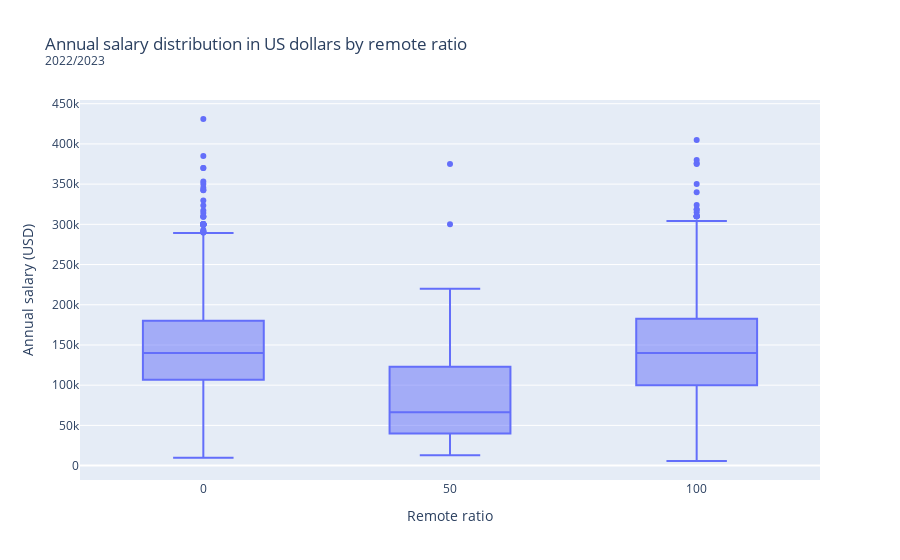

Source (notebook cell):
### Code cell
fig = go.Figure()

fig.add_trace(go.Box(
    y=df.salary_in_usd,
    x=df.remote_ratio,
    name=job))

fig.update_layout(
    title="Annual salary distribution in US dollars by remote ratio<br><sup>2022/2023</sup>",
    xaxis_title="Remote ratio",
    yaxis_title="Annual salary (USD)",
    boxmode='group')

fig.show()

print(df.remote_ratio.value_counts())

### Figure 1 — Plotly figure (JSON) as saved in the notebook; plotly's stock layout.template omitted (floating-point values rounded to 4 significant figures; data arrays with more than 128 entries replaced by an {"elided": "..."} marker saying what was removed)
{"data": [{"name": "Data Engineer", "type": "box", "x": {"elided": "3322 int values"}, "y": {"elided": "3322 int values"}}], "layout": {"boxmode": "group", "title": {"text": "Annual salary distribution in US dollars by remote ratio<br><sup>2022/2023</sup>"}, "xaxis": {"title": {"text": "Remote ratio"}}, "yaxis": {"title": {"text": "Annual salary (USD)"}}}}
